Frame 1 (no input): blank canvas, image omitted
Frame 60 (no input): blank canvas, image omitted
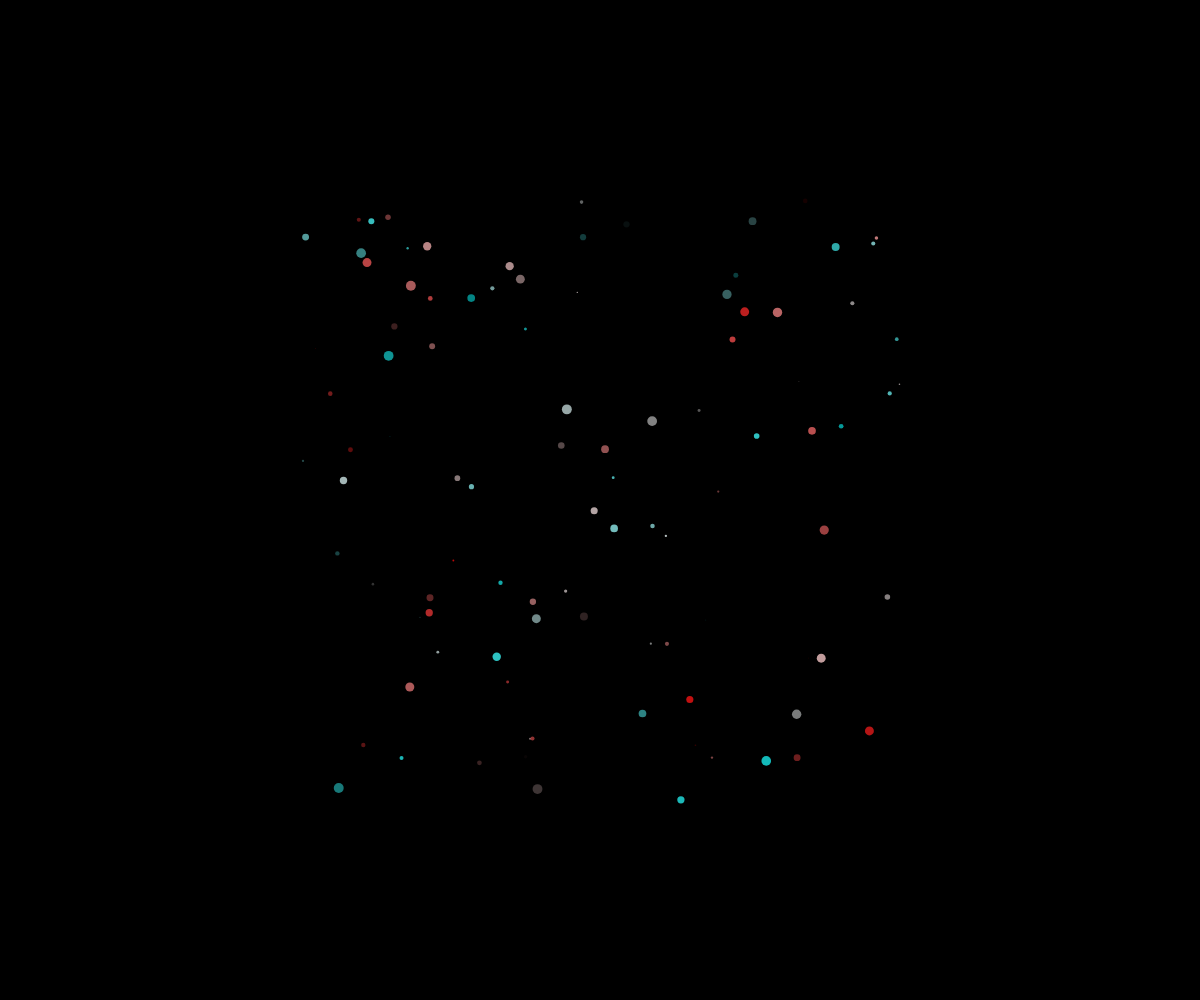
Frame 120 (the mouse pressed at the canvas centre since frame 60)

The p5.js sketch whose frames 1 and 60 were blank and that drew this single picture after the mouse press (run headless with seeded random() and noise() and a simulated clock; from frame 60 on, the mouse is pressed at the canvas centre):

// p5.js sketch
// ── sketch.js
// Fireworks OOP demo

class Particle {
  constructor(x,y,color) {
    this.x = x;
    this.y = y;
    this.r = random(255);
    this.g = random(255);
    this.b = random(255);
    this.dx = random(-5,5);
    this.dy = random(-5,5);
    this.radius = random(5);
    this.opacity = 255;
  }

  display() {
    noStroke();
    fill(this.r,this.g,this.g,this.opacity);
    circle(this.x,this.y, this.radius*2);
  }

  update() {
    this.x += this.dx;
    this.y += this.dy;
    this.opacity--;
  }
}

let theFireworks = [];
const PARTICLES_PER_CLICK = 100;

function setup() {
  createCanvas(windowWidth, windowHeight);
}

function draw() {
  background(0);
  for (let firework of theFireworks){
    firework.update();
    firework.display();
  }
}

function mousePressed(){
  for (i = 0; i < PARTICLES_PER_CLICK; i++){
    let someFirework = new Particle(mouseX,mouseY);
    theFireworks.push(someFirework);
  }
}
